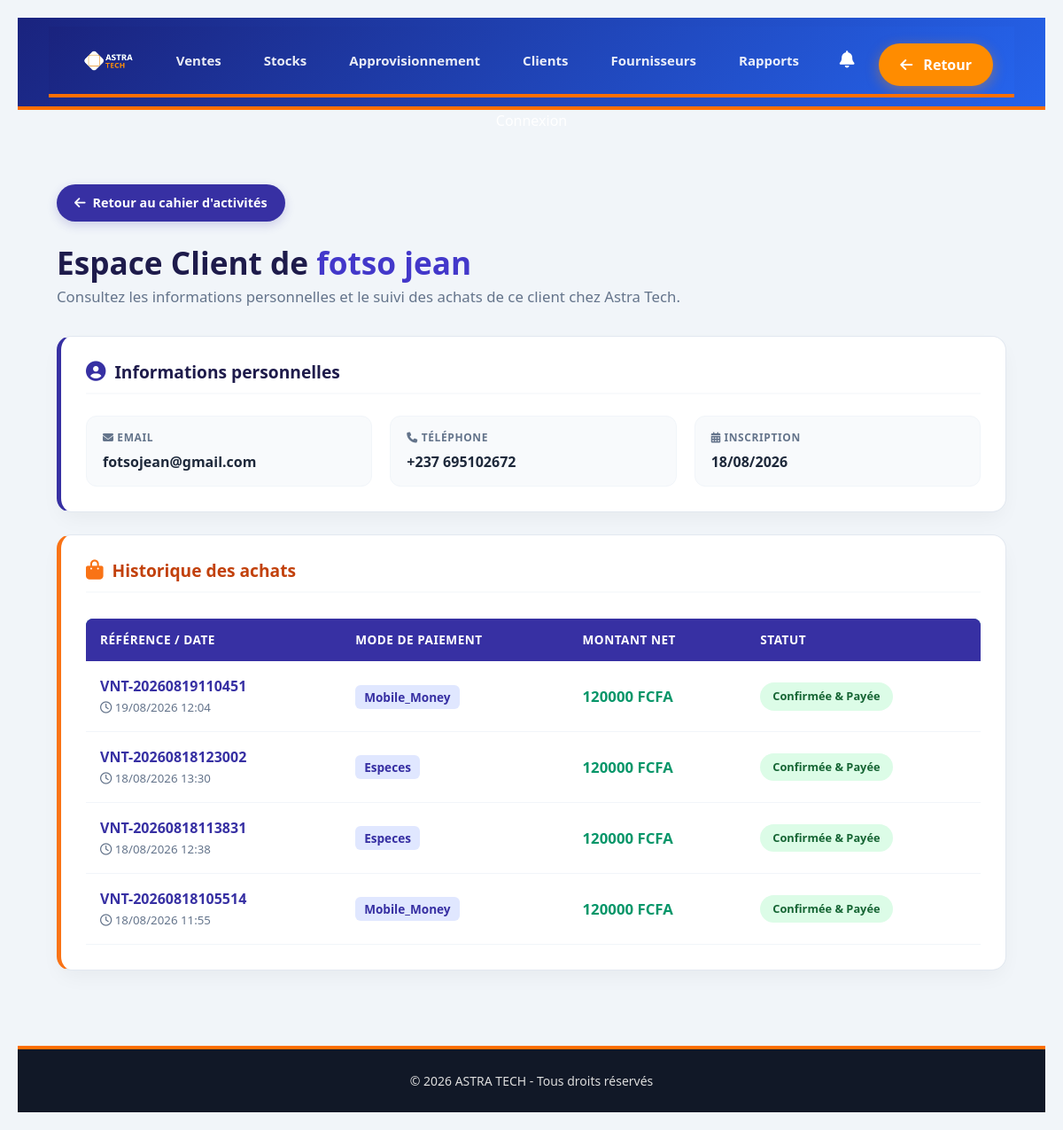
Screenshot of /client/4/espace/ with the database file from the repository.
### astra/models.py (models this page shows, shortened)
class Client(models.Model):
    reference = models.CharField(
        max_length=100,
        unique=True,
        blank=True,
        null=True
    )
    nom = models.CharField(
        max_length=255
    )
    telephone = models.CharField(
        max_length=50,
        blank=True
    )
    email = models.EmailField(
        blank=True,
        null=True
    )
    date_naissance = models.DateField(
        blank=True,
        null=True
    )
    adresse = models.TextField(
        blank=True
    )
    mot_de_passe = models.CharField(
        max_length=255,
        blank=True,
        null=True
    )
    date_inscription = models.DateField(
        auto_now_add=True,
        null=True,
        blank=True
    )
    total_depense = models.DecimalField(
        max_digits=12,
        decimal_places=2,
        default=0
    )
    is_active = models.BooleanField(
        default=True
    )

class Vente(models.Model):
    STATUT_CHOICES = [
        ("en_attente", "En attente"),
        ("confirmee", "Confirmée"),
        ("livree", "Livrée"),
    ]
    reference = models.CharField(
        max_length=100,
        unique=True
    )
    client = models.ForeignKey(
        Client,
        on_delete=models.SET_NULL,
        null=True,
        blank=True,
        related_name="ventes"
    )
    date_vente = models.DateTimeField(
        default=timezone.now
    )
    montant_total = models.DecimalField(
        max_digits=12,
        decimal_places=2,
        default=0
    )
    mode_paiement = models.CharField(
        max_length=50,
        default="especes"
    )
    statut = models.CharField(
        max_length=50,
        choices=STATUT_CHOICES,
        default="en_attente"
    )
    est_archive = models.BooleanField(
        default=False
    )

### astra/views.py (the view)
# urls.py: path("client/<int:client_id>/espace/", views.espace_client, name="espace_client"),
def espace_client(request, client_id):
    client_user = get_object_or_404(Client, id=client_id)
    request.session['client_connecte_id'] = client_user.id
    historique_achats = Vente.objects.filter(client=client_user, est_archive=False).order_by('-date_vente')
    context = {
        'client_user': client_user,
        'historique_achats': historique_achats,
    }
    return render(request, 'astra/espace_client.html', context)

### astra/context_processors.py (called while the page is built)
def notifications_processor(request):
    path = request.path.lower()
    cat = None
    if 'vente' in path:
        cat = 'ventes'
    elif 'stock' in path:
        cat = 'stocks'
    elif 'appro' in path:
        cat = 'appro'
    elif 'client' in path:
        cat = 'clients'
    elif 'fournisseur' in path:
        cat = 'fournisseurs'
    elif 'rapport' in path:
        cat = 'rapports'
    if cat:
        notifications = NotificationPlateforme.objects.filter(lu=False, categorie=cat).order_by('-id')
    else:
        notifications = NotificationPlateforme.objects.none()
    return {
        'notifications_non_lues': notifications,
        'nombre_notifications': notifications.count()
    }

### astra/Templates/astra/espace_client.html (shortened to what this page needs)
{% extends 'base.html' %}
{% load static %}
{% block content %}
<div class="astra-dashboard">
    <a href="{% url 'astra:detail_client_activites' client_user.id %}" class="btn-retour">
        <i class="fa-solid fa-arrow-left"></i> Retour au cahier d'activités
    </a>
    <div style="margin-bottom: 2rem;">
        <h1 style="color: #1e1b4b; font-size: 2.2rem; font-weight: 800; margin-bottom: 5px;">
            Espace Client de <span style="color: #4338ca;">{{ client_user.nom }}</span>
        </h1>
        <p style="color: #64748b; font-size: 1.05rem;">Consultez les informations personnelles et le suivi des achats de ce client chez Astra Tech.</p>
    </div>
    <div class="card">
        <h2 class="card-title">
            <i class="fa-solid fa-user-circle" style="font-size: 1.4rem;"></i> Informations personnelles
        </h2>
        <div class="info-grid">
            <div class="info-item">
                <label><i class="fa-solid fa-envelope"></i> Email</label>
                <span>{{ client_user.email|default:"N/A" }}</span>
            </div>
            <div class="info-item">
                <label><i class="fa-solid fa-phone"></i> Téléphone</label>
                <span>{{ client_user.telephone|default:"Non renseigné" }}</span>
            </div>
            <div class="info-item">
                <label><i class="fa-solid fa-calendar-days"></i> Inscription</label>
                <span>{{ client_user.date_inscription|date:"d/m/Y"|default:"N/A" }}</span>
            </div>
        </div>
    </div>
    <div class="card orange-accent">
        <h2 class="card-title" style="color: #c2410c;">
            <i class="fa-solid fa-bag-shopping" style="font-size: 1.4rem;"></i> Historique des achats
        </h2>
        <div style="overflow-x: auto;">
            <table class="astra-table">
                <thead>
                    <tr>
                        <th>Référence / Date</th>
                        <th>Mode de paiement</th>
                        <th>Montant Net</th>
                        <th>Statut</th>
                    </tr>
                </thead>
                <tbody>
                    {% for vente in historique_achats %}
                    <tr>
                        <td>
                            <strong style="color: #3730a3; font-size: 1rem;">{{ vente.reference }}</strong><br>
                            <small style="color: #64748b;"><i class="fa-regular fa-clock"></i> {{ vente.date_vente|date:"d/m/Y H:i" }}</small>
                        </td>
                        <td>
                            <span style="background: #e0e7ff; color: #3730a3; padding: 4px 10px; border-radius: 6px; font-weight: 600; font-size: 0.85rem;">
                                {{ vente.mode_paiement|title }}
                            </span>
                        </td>
                        <td style="font-weight: 700; color: #059669; font-size: 1.05rem;">{{ vente.montant_total|floatformat:0 }} FCFA</td>
                        <td><span class="status-badge">{{ vente.statut|default:"Validée" }}</span></td>
                    </tr>
                    {% endfor %}
                </tbody>
            </table>
        </div>
    </div>
</div>
{% endblock %}

### astra/static/css/base.css (style rules this page uses)
*, *::before, *::after { box-sizing: border-box; margin: 0; padding: 0; }
html, body { width: 100%; min-height: 100vh; background-color: #f4f6fb; font-family: 'Inter', 'Segoe UI', Arial, sans-serif; color: #333; overflow-x: hidden; }
.app-layout { display: flex; flex-direction: column; min-height: 100vh; width: 100%; }

### astra/static/css/header.css (style rules this page uses)
.btn-retour { display: flex; align-items: center; justify-content: center; padding: 8px 20px; border-radius: 25px; background: #ff6f00; color: white !important; font-weight: 600; text-decoration: none; transition: 0.3s; border: none; }
table { width: 100%; border-collapse: collapse; white-space: nowrap; }
thead { background: #004E8C; color: white; }
thead th { padding: 14px; text-align: left; font-size: 14px; font-weight: 600; }
tbody td { padding: 14px; border-bottom: 1px solid #f1f5f9; font-size: 14px; color: #334155; }

### astra/static/css/style.css (style rules this page uses)
:root { --tech-blue: #0078D7; --tech-dark-blue: #004E8C; --tech-orange: #FF8C00; --tech-white: #FFFFFF; --tech-light-gray: #F5F5F5; --tech-dark-gray: #333; }
* { margin: 0; padding: 0; box-sizing: border-box; }
body { font-family: 'Segoe UI', Arial, sans-serif; background: linear-gradient(135deg, var(--tech-dark-blue) 0%, var(--tech-blue) 100%); color: var(--tech-white); min-height: 100vh; display: flex; justify-content: center; align-items: center; padding: 20px; }
label { display: block; margin-bottom: 8px; font-weight: 500; color: var(--tech-white); font-size: clamp(14px, 3vw, 16px); }
.card { background-color: var(--tech-white); border-radius: 12px; box-shadow: 0 5px 15px rgba(0, 0, 0, 0.05); padding: 20px; margin-bottom: 25px; border: 1px solid #eee; }
.card-title { font-size: clamp(18px, 4vw, 20px); font-weight: 600; color: var(--tech-dark-blue); }

### astra/Templates/astra/espace_client.html (style rules this page uses)
body, .app-layout, .app-main, .astra-clients-wrapper { background-color: #f1f5f9 !important; background: #f1f5f9 !important; }
.astra-dashboard { padding: 2.5rem 1.5rem; max-width: 1200px; margin: 0 auto; }
.btn-retour { display: inline-flex; align-items: center; gap: 8px; background-color: #3730a3; color: white; padding: 10px 20px; border-radius: 50px; text-decoration: none; font-weight: 600; font-size: 0.9rem; box-shadow: 0 4px 12px rgba(55, 48, 163, 0.2); transition: all 0.2s ease; margin-bottom: 25px; }
.card { background: #ffffff; border-radius: 16px; padding: 28px; box-shadow: 0 10px 25px -5px rgba(0, 0, 0, 0.05); margin-bottom: 25px; border: 1px solid #e2e8f0; border-left: 5px solid #3730a3; }
.card.orange-accent { border-left-color: #f97316; }
.card-title { font-size: 1.2rem; font-weight: 700; color: #1e1b4b; margin-bottom: 1.5rem; padding-bottom: 12px; border-bottom: 2px solid #f8fafc; display: flex; align-items: center; gap: 10px; }
.card-title i { color: #3730a3; }
.orange-accent .card-title i { color: #f97316; }
.info-grid { display: grid; grid-template-columns: repeat(auto-fit, minmax(220px, 1fr)); gap: 20px; }
.info-item { background: #f8fafc; padding: 15px 18px; border-radius: 12px; border: 1px solid #f1f5f9; }
.info-item label { display: block; font-size: 0.75rem; color: #64748b; text-transform: uppercase; letter-spacing: 0.05em; margin-bottom: 6px; font-weight: 700; }
.info-item span { font-weight: 600; color: #1e293b; font-size: 1rem; }
.astra-table { width: 100%; border-collapse: collapse; margin-top: 5px; }
.astra-table th { text-align: left; padding: 14px 16px; background-color: #3730a3; color: white; font-size: 0.85rem; text-transform: uppercase; letter-spacing: 0.5px; }
.astra-table th:first-child { border-top-left-radius: 8px; }
.astra-table th:last-child { border-top-right-radius: 8px; }
.astra-table td { padding: 16px; border-bottom: 1px solid #f1f5f9; color: #334155; font-size: 0.95rem; }
.status-badge { background: #dcfce7; color: #166534; padding: 6px 14px; border-radius: 20px; font-size: 0.8rem; font-weight: 700; display: inline-block; }

### rows the page displays
Client: nom "fotso jean", email "fotsojean@gmail.com", telephone "+237 695102672", date_inscription "18/08/2026"
Vente: reference "VNT-20260819110451", date_vente "19/08/2026 12:04", mode_paiement "Mobile_Money", montant_total "120000", statut "Confirmée & Payée"
Vente: reference "VNT-20260818123002", date_vente "18/08/2026 13:30", mode_paiement "Especes", montant_total "120000", statut "Confirmée & Payée"
Vente: reference "VNT-20260818113831", date_vente "18/08/2026 12:38", mode_paiement "Especes", montant_total "120000", statut "Confirmée & Payée"
Vente: reference "VNT-20260818105514", date_vente "18/08/2026 11:55", mode_paiement "Mobile_Money", montant_total "120000", statut "Confirmée & Payée"
